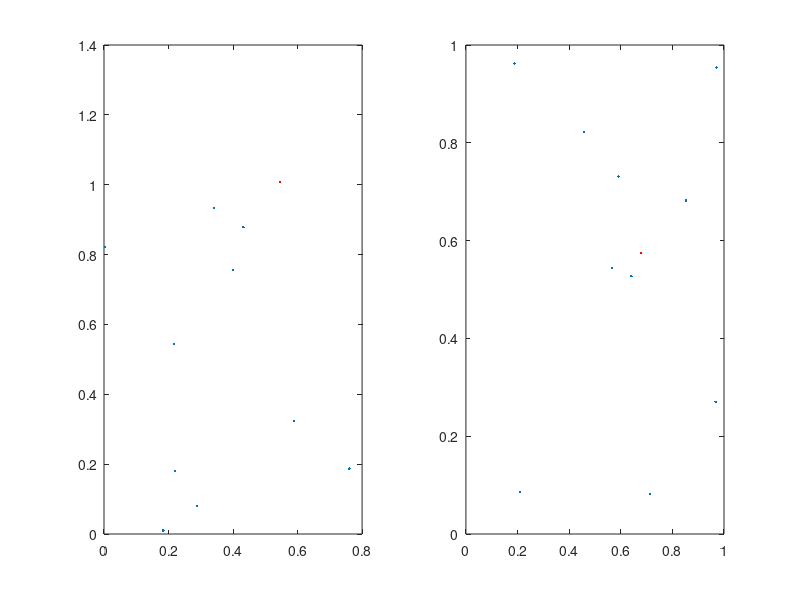

Here is the MATLAB script that generated this plot:
function test_concurrent


figure,
subplot(1,2,1),plot(rand(10,1),rand(10,1),'.'),hold on,p1=plot(rand(1),rand(1),'.r')
subplot(1,2,2),plot(rand(10,1),rand(10,1),'.'),hold on,p2=plot(rand(1),rand(1),'.r')

%# read the red coordinates - I should have stored them before plotting :)
x(1) = get(p1,'xdata');y(1)=get(p1,'ydata');x(2)=get(p2,'xdata');y(2)=get(p2,'ydata');

%# animate
for i=1:100,
   delta = randn(1,2)*0.01;
   x=x+delta(1);
   y=y+delta(2);
   set(p1,'xdata',x(1),'ydata',y(1));
   set(p2,'xdata',x(2),'ydata',y(2));
   pause(0.1),
   drawnow, %# I put this in case you take out the pause
end


end
